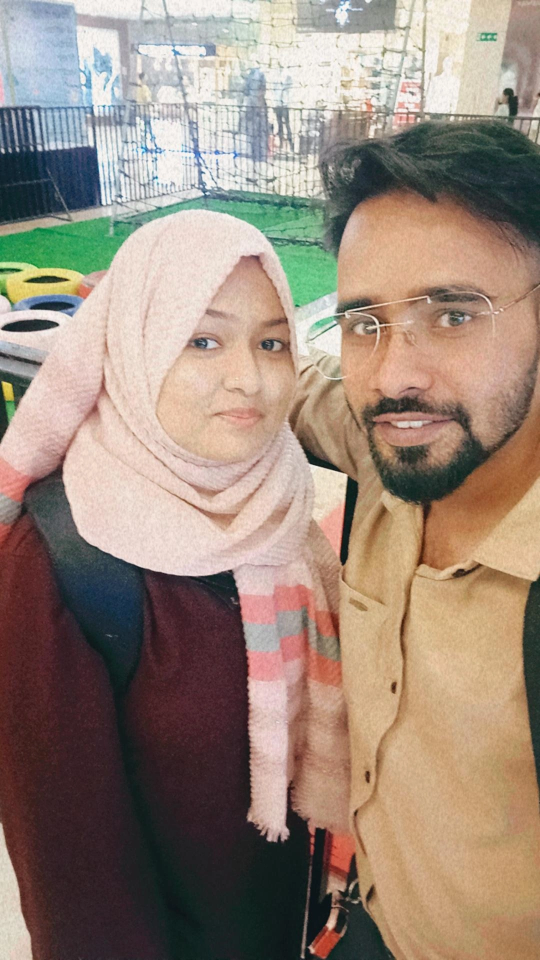
#> input picture FastApi/FlaskAPI/Image_To_Pdf_1/original_images/IMG_20220512_211113_413.webp, 1080 x 1920 px (shown at 1/2 size)
$ python cartoons.py
#> lines starting #> are read from the running program, lines starting #| are printed output that depends on the picture
import sys
import os
import cv2
import easygui
import numpy as np
import matplotlib.pyplot as plt
import imageio


ImagePath = easygui.fileopenbox()
#> the answer given: ../../FastApi/FlaskAPI/Image_To_Pdf_1/original_images/IMG_20220512_211113_413.webp

img  =cv2.imread(ImagePath)
#> img is the input picture: shape (1920, 1080, 3); mean B, G, R 122.7, 136.3, 153.9

if img is None:
    print('Can not find image Choose Image')
    sys.exit()

img = cv2.cvtColor(img , cv2.COLOR_BGR2RGB)
img_grey = cv2.cvtColor(img , cv2.COLOR_RGB2GRAY)
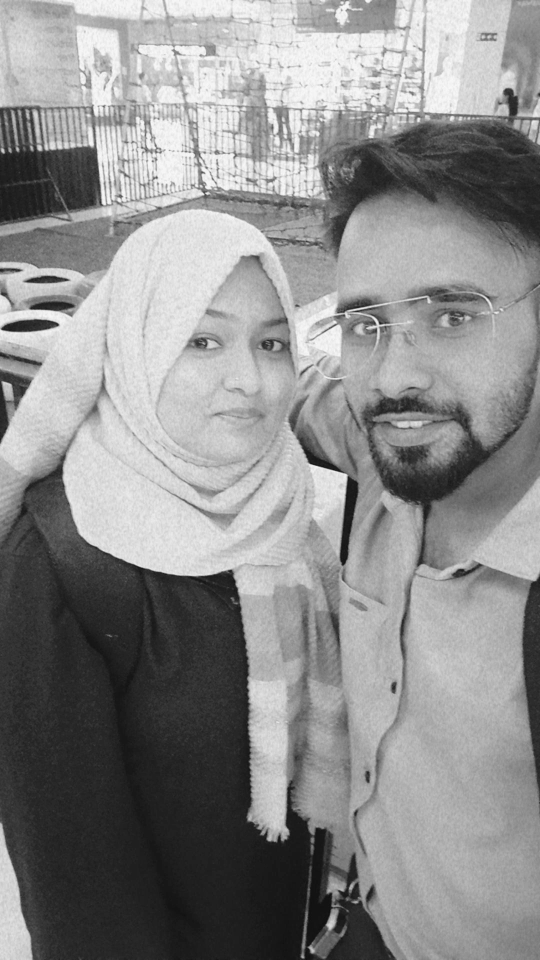
#> img_grey: shape (1920, 1080) (shown at 1/2 size); min 9, max 254, mean 140
img_blur = cv2.medianBlur(img_grey,3)

plt.imshow(img_blur)
plt.axis('off')
plt.title("Green")
plt.show()


img_style = cv2.stylization(img , sigma_s=150 , sigma_r=0.25)
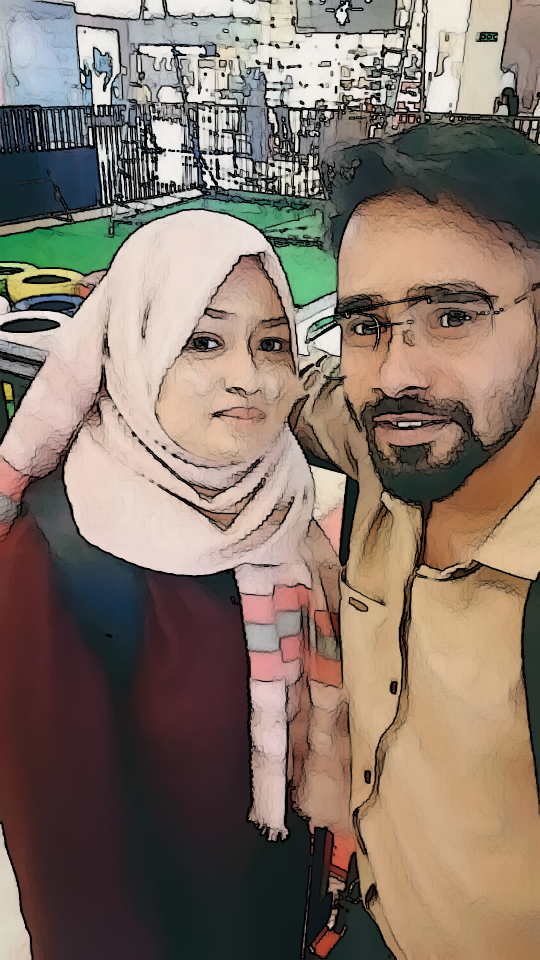
#> img_style: shape (1920, 1080, 3) (shown at 1/2 size); mean R, G, B 132.8, 116.9, 104.8

plt.imshow(img_style)
plt.axis('off')
plt.title("Cartoon")
plt.show()

img_style = cv2.stylization(img , sigma_s=700 , sigma_r=0.55)
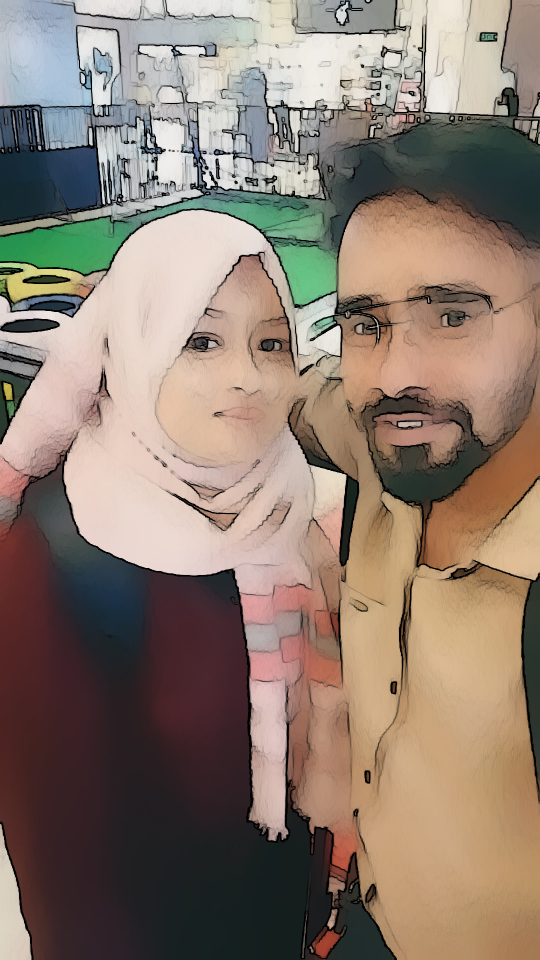
#> img_style: shape (1920, 1080, 3) (shown at 1/2 size); mean R, G, B 140.5, 124.1, 111.5

plt.imshow(img_style)
plt.axis('off')
plt.title("Oil Paintings")
plt.show()


edge = cv2.adaptiveThreshold(img_blur,255,cv2.ADAPTIVE_THRESH_MEAN_C,cv2.THRESH_BINARY,3,3)
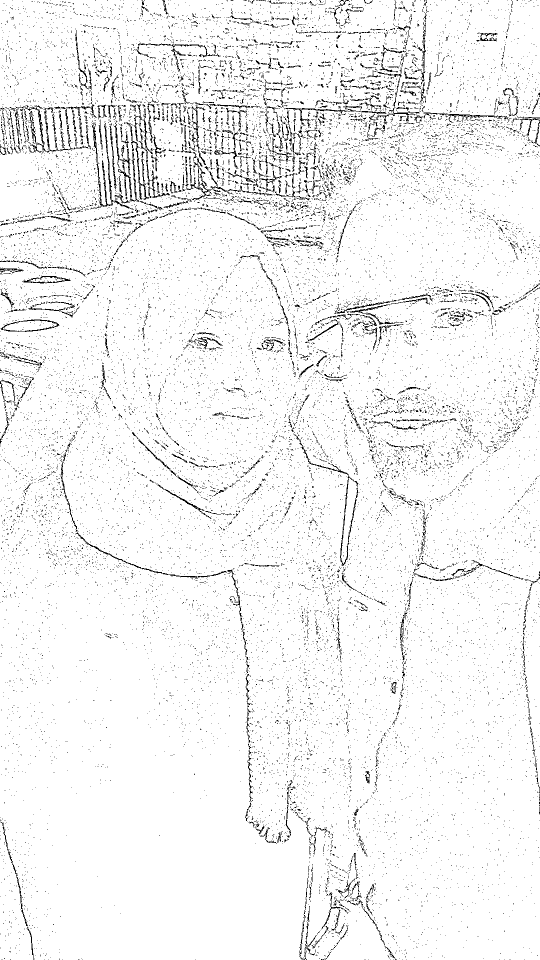
#> edge: shape (1920, 1080) (shown at 1/2 size); 95.2% white; black in thin lines or dots
plt.imshow(edge)
plt.axis('off')
plt.title("Edge Mask")
plt.show()

img_bb = cv2.bilateralFilter(img_blur,15,75,75)
plt.imshow(img_bb)
plt.axis('off')
plt.title("Filter Green Color")
plt.show()
